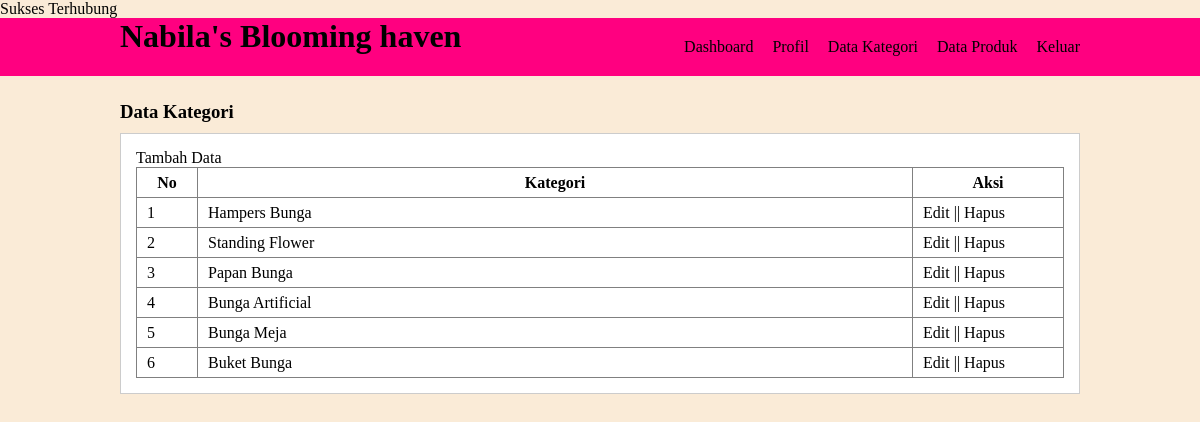
/data-kategori.php (signed in), run on the app's committed database.
### tables this page shows
CREATE TABLE `tb_category` (
  `category_id` int(11) NOT NULL,
  `category_name` varchar(25) NOT NULL
);

### data-kategori.php (the view, shortened to what this page needs)
<?php
include 'db.php';
?>
<!DOCTYPE html>
<html>
<head>
        <link rel="stylesheet" type="text/css" href="css/style.css">
</head>
<body>
    <header>
        <div class="container">
        <h1><a href="dashboard.php">Nabila's Blooming haven</a></h1>
        <ul>
            <li><a href="dashboard.php">Dashboard</a></li>
            <li><a href="profil.php">Profil</a></li>
            <li><a href="data-kategori.php">Data Kategori</a></li>
            <li><a href="data-produk.php">Data Produk</a></li>
            <li><a href="keluar.php">Keluar</a></li>
</ul>
</div>
</header>
<div class="section">
    <div class="container">
        <h3>Data Kategori</h3>
        <div class="box">
            <p><a href="tambah-kategori.php">Tambah Data</a></p>
           <table border="1" cellspacing="0" class="table">
                <thead>
                    <tr>
                        <th width="60px">No</th>
                        <th>Kategori</th>
                        <th width="150px">Aksi</th>
                    </tr>
                </thead>
                <tbody>
                    <?php
                    $no =1;
                    $kategori = mysqli_query($conn, "SELECT * FROM tb_category ORDER BY category_id DESC");
                    while($row = mysqli_fetch_array($kategori)){
                    ?>
                    <tr>
                        <td><?php echo $no++ ?></td>
                        <td><?php echo $row['category_name'] ?></td>
                        <td>
                            <a href="edit-kategori.php?id=<?php echo $row['category_id'] ?>">Edit</a> || <a href="proses-hapus.php?idk=<?php
                            echo $row['category_id'] ?>"onclick="return confirm('Yakin ingin hapus ?');
                            ">Hapus</a>
                        </td>
                    </tr>
                    <?php } ?>
                </tbody>
            </table>
        </div>
    </div>
</div>
</body>
</html>

### css/style.css (style rules this page uses)
* { padding: 0; margin: 0; font-family: 'Quicksand' sans-serif; }
body { background-color: antiquewhite; }
* { color: inherit; text-decoration: none; }
header { background-color: rgb(255, 0, 128); }
header h1 { float: left; padding: 10px, 0; }
header ul { float: right; }
header ul li { display: inline-block; }
header ul li a { padding: 20px 0 20px 15px; display: inline-block; }
.container { width: 80%; margin:0 auto; }
.container:after { content: ''; display: block; clear: both; }
.section { padding: 25px 0; }
.box { background-color: #fff; border: 1px solid #ccc; padding: 15px; box-sizing: border-box; margin: 10px 0; }
.table { width: 100%; border-collapse: collapse; }
.table tr { height: 30px; }
.table tr td { padding: 5px 10px; }

### data on the page
tb_category: category_name "Hampers Bunga"
tb_category: category_name "Standing Flower"
tb_category: category_name "Papan Bunga"
tb_category: category_name "Bunga Artificial"
tb_category: category_name "Bunga Meja"
tb_category: category_name "Buket Bunga"
